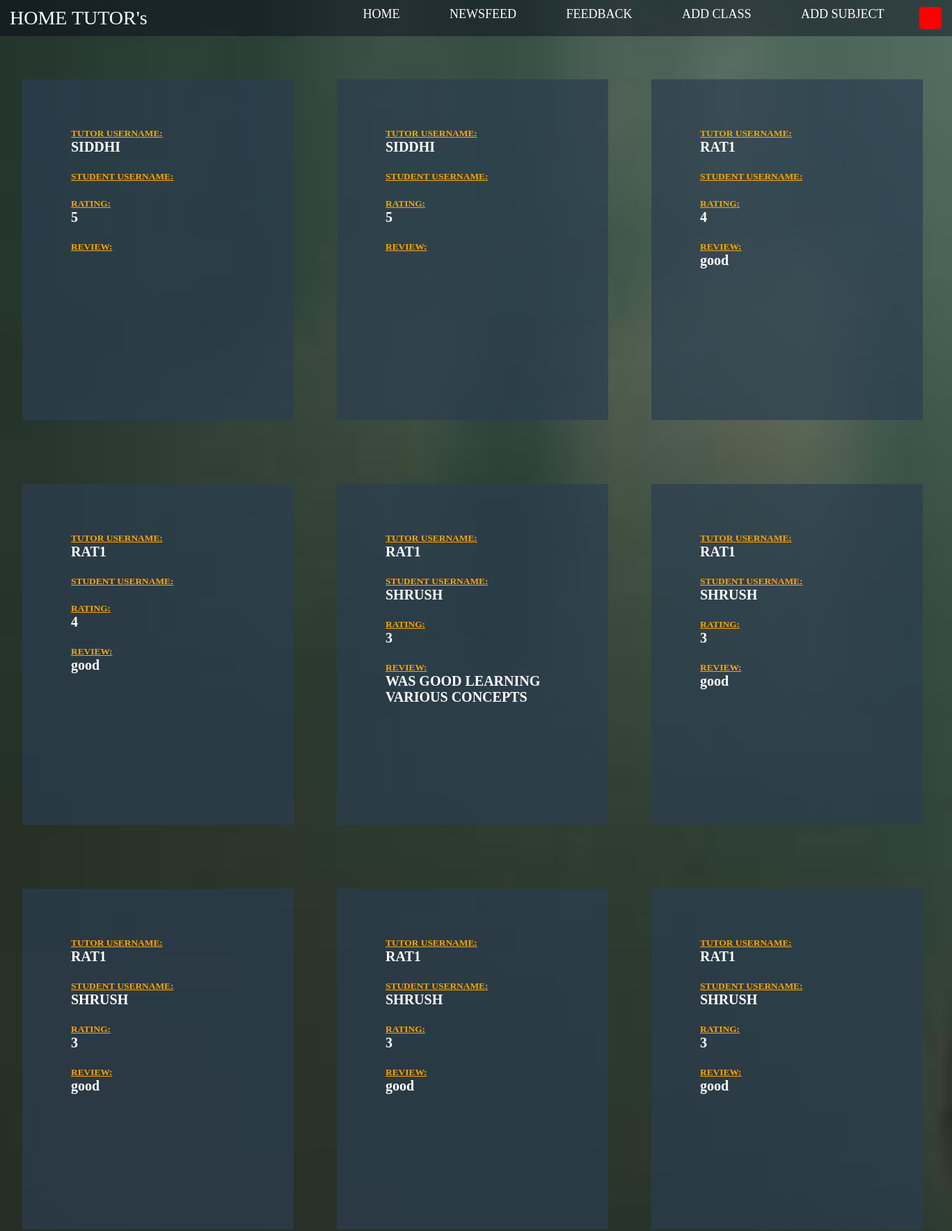
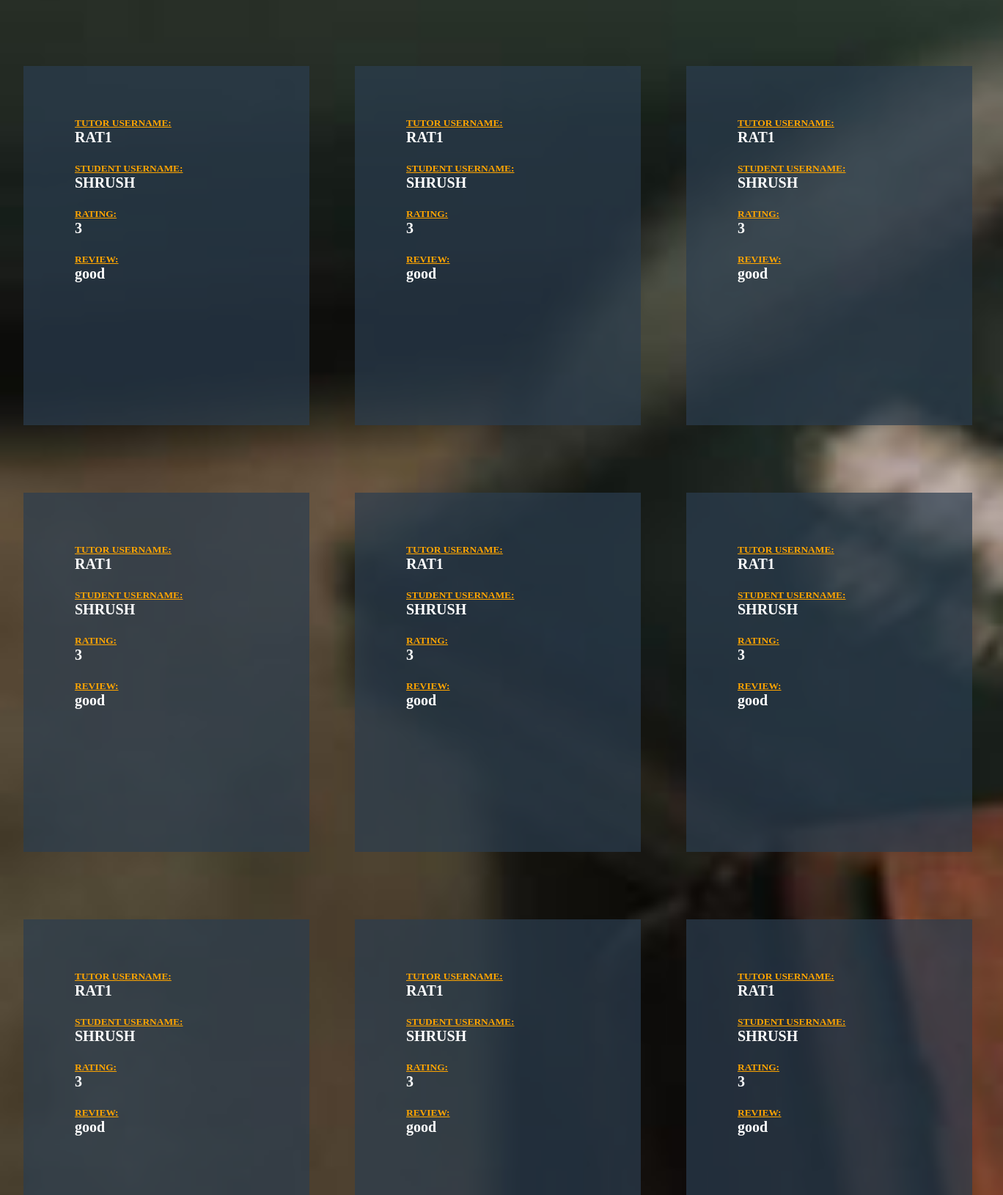
The page /ADMIN/feedback.php (upper part) on the database its author committed (2 pictures, top to bottom).
### tables this page shows
CREATE TABLE `feedback` (
  `id` int(15) NOT NULL auto_increment,
  `u_tutor` varchar(255) NOT NULL,
  `u_student` varchar(255) NOT NULL,
  `rating` varchar(2) NOT NULL,
  `review` varchar(255) NOT NULL,
  PRIMARY KEY  (`id`)
);

### ADMIN/feedback.php (the view, shortened to what this page needs)
<html>
<head>
<link rel="stylesheet" type="text/css" href="newsfields.css">
<link rel="stylesheet" type="text/css" href="global.css" />
</head>
<body>
<header>
<div class="main">
<ul>
<li><a href="homepagelogin.php">HOME</a></li>
<li><a href="newsfeed.php">NEWSFEED</a></li>
<li><a href="feedback.php">FEEDBACK</a></li>
<li><a href="addclass.php">ADD CLASS</a></li>
<li><a href="addsubject.php">ADD SUBJECT</a></li>
<li><div class="dropdown">
  <button class="dropbtn"><?php echo $_SESSION["name"];?></button>
</div>
</li>
</ul>
</div>
<div class="header">&nbsp;&nbsp;HOME TUTOR's </a></div>
<table>
<tr>
<?php
    $count=0;
    $con=mysqli_connect("localhost","root","","tutor");
    $sql="SELECT * from feedback";
    $result = mysqli_query($con, $sql);
    if(mysqli_num_rows($result) > 0)
    {
        while($row = mysqli_fetch_assoc($result))
        {
            echo "<td><div class='content'>";
    echo "<h6>".'<p><u>TUTOR USERNAME:</u></p>'."</h6>";
    echo"<h4>".$row["u_tutor"]."</h4>";
    echo "<br>";
	echo "<h6>".'<p><u>STUDENT USERNAME:</u></p>'."</h6>";
    echo"<h4>".$row["u_student"]."</h4>";
    echo "<br>";
    echo "<h6>".'<p><u>RATING:</u></p>'."</h6>";
    echo"<h4>".$row["rating"]."</h4>";
    echo" <br>";
	echo "<h6>".'<p><u>REVIEW:</u></p>'."</h6>";
    echo"<h4>".$row["review"]."</h4>";
    echo" <br>";
    echo" </div> </td>";
    $count++;
    if($count%3==0)
{
    echo"</tr><tr>";
}
    }
    }
else{
	echo"Your tutor have not yet uploaded any notes yet!";
}
?></table>
</body></html>

### ADMIN/newsfields.css (style rules this page uses)
* { margin: 0; padding: 0; }
ul { float:right; list-style-type:none; margin-top:-5px; font-size:18px; }
ul li { display: inline-block; margin-left:25px; }
ul li a { text-decoration:none; color:white; padding:5px 20px; border:1px solid transparent; transition: 0.6s ease; }
.content { background: rgba(44,62,80,0.7); padding: 70px; margin-top:30px; font-weight:bold; height:270px; }
.content { background: rgba(44,62,80,0.7); padding: 70px; margin-top:30px; font-weight:bold; height:270px; width:250px; color:white; font-size:20px; }
table { align-items:center; }
td { padding:30px; margin:30px; }
ul { float:right; list-style-type:none; margin-top:10px; font-size:18px; margin-left:25px; }
.main { max-width: 1500px; margin:auto; }
.header { font-size:22px; width:100%; font-family:'Century Gothic'; }
.content { height:270px; }
body { background:url("source_background/bckground2.jpg"); background-size:cover; overflow:scroll; background-attachment: fixed; background-repeat:no repeat; }
header { background-size: cover; background-position: center; }

### ADMIN/global.css (style rules this page uses)
.header { font-size:28px; text-align:left; background-color:rgba(0,0,20,0.40); color:white; margin:auto; padding:10px 0px 10px 0px; display:block; }
a { text-decoration:none; color:white; }

### ADMIN/feedback.php (style rules this page uses)
h6 { color:orange; }
.content { height:350px; }
.dropbtn { background-color:red; color: white; padding: 16px; font-size: 18px; border: none; border-radius:05px; margin-right:15px; margin-top:-10px; ` }
.dropdown { position: relative; display: inline-block; }

### rows shown on the page
feedback: u_tutor "SIDDHI", rating "5"
feedback: u_tutor "SIDDHI", rating "5"
feedback: u_tutor "RAT1", rating "4", review "good"
feedback: u_tutor "RAT1", rating "4", review "good"
feedback: u_tutor "RAT1", u_student "SHRUSH", rating "3", review "WAS GOOD LEARNING VARIOUS CONCEPTS"
feedback: u_tutor "RAT1", u_student "SHRUSH", rating "3", review "good"
feedback: u_tutor "RAT1", u_student "SHRUSH", rating "3", review "good"
feedback: u_tutor "RAT1", u_student "SHRUSH", rating "3", review "good"
feedback: u_tutor "RAT1", u_student "SHRUSH", rating "3", review "good"
feedback: u_tutor "RAT1", u_student "SHRUSH", rating "3", review "good"
feedback: u_tutor "RAT1", u_student "SHRUSH", rating "3", review "good"
feedback: u_tutor "RAT1", u_student "SHRUSH", rating "3", review "good"
feedback: u_tutor "RAT1", u_student "SHRUSH", rating "3", review "good"
feedback: u_tutor "RAT1", u_student "SHRUSH", rating "3", review "good"
feedback: u_tutor "RAT1", u_student "SHRUSH", rating "3", review "good"
feedback: u_tutor "RAT1", u_student "SHRUSH", rating "3", review "good"
feedback: u_tutor "RAT1", u_student "SHRUSH", rating "3", review "good"
feedback: u_tutor "RAT1", u_student "SHRUSH", rating "3", review "good"
